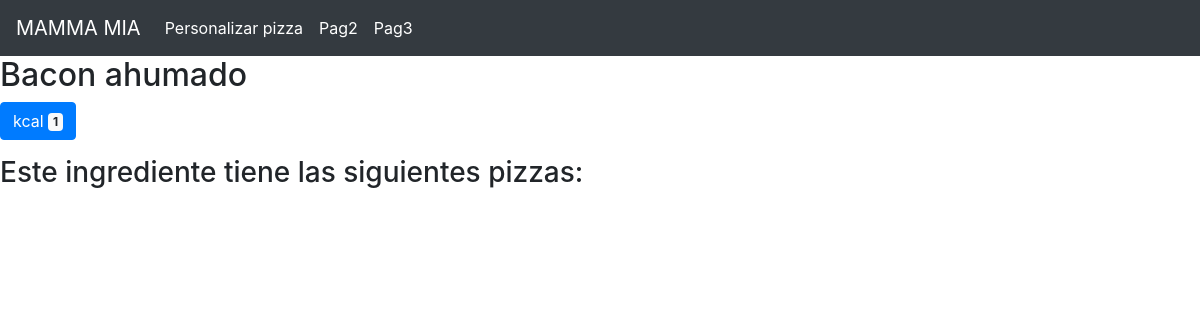
Page /ingredPage/2 on the earlier database version.
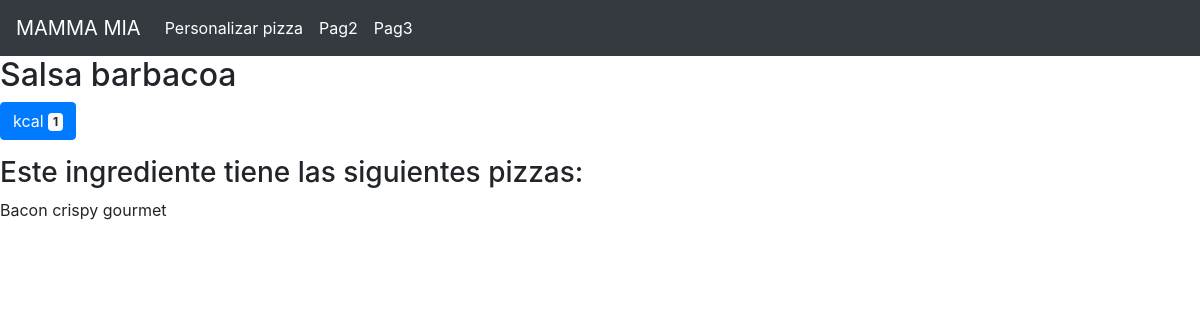
Same page on the later database version.
### MammaMia/models.py (models this page shows, shortened)
class Ingrediente(models.Model):
    nameIn = models.CharField(max_length = 500)
    calorias = models.CharField(max_length = 4)
    descrip = models.CharField(max_length = 355)

class Pizza(models.Model):
    namePi = models.CharField(max_length = 255)
    image = models.ImageField(upload_to = 'media')
    masa = models.ForeignKey(Masa, on_delete = models.CASCADE)
    ingredientes = models.ManyToManyField(Ingrediente)

### MammaMia/views.py (the view)
# urls.py: path('ingredPage/<int:pk>', views.ingredPage, name = 'ingredPage'),
def ingredPage(request, pk):
    ingrediente = get_object_or_404(Ingrediente, pk = pk)
    pizzas = Pizza.objects.filter(pk=pk)
    context = {'ingrediente':ingrediente, 'pizzas':pizzas}
    return render(request, 'ingredPage.html', context)

### MammaMia/templates/ingredPage.html (shortened to what this page needs)
{% extends 'base.html' %}
{% block content %}
    <div class="pizzasPorIngred">
        <h2>{{ingrediente.nameIn}} </h2>
        <button type="button" class="btn btn-primary">
            kcal <span class="badge badge-light">{{ingrediente.calorias}}</span>
        </button>
        <h3> Este ingrediente tiene las siguientes pizzas:</h3>
            {% for pizza in pizzas%}
            <div>
                <p> {{pizza.namePi}} </p>
            </div>
            {% endfor %}
    </div>
{% endblock %}

Differences in the rows shown:
changed Ingrediente: nameIn "Bacon ahumado" → "Salsa barbacoa"
added Pizza: namePi "Bacon crispy gourmet"
